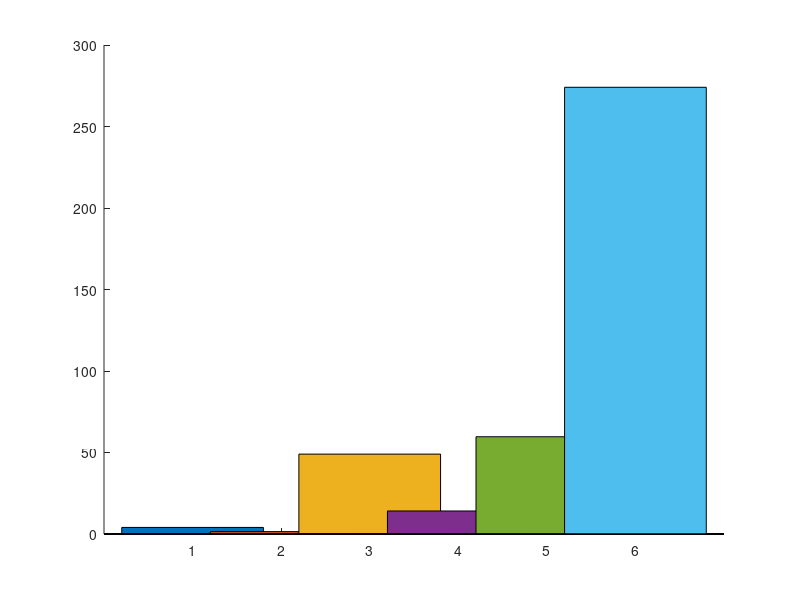

Here is the MATLAB script that generated this plot: (Note: this script raises an error after producing the figure.)
% Raaghav Lele, Zach Alles
% Date created: 10/19/2026
% Thermal Component Model 

clc
clear
close all

%% Part zero: Properties and geometry
fprintf("System Inputs/Output Analysis \n\n")
water_cp = 4184;       % J/(kg K)
water_rho = 1000;      % kg/m^3
sigma = 5.670374419e-8; % W/(m^2 K^4)

H = 0.50; % m
W = 0.33; % m
D = 0.30; % m

% Face order: rear, right, left, top, bottom
A_faces = [H*W; H*D; H*D; W*D; W*D];
Arad = sum(A_faces);   % 0.663 m^2

% Flat terrain; no body blockage, view factors
F_ground = [0.5; 0.5; 0.5; 0; 1];
F_sky = 1 - F_ground;

A_ground_weighted = sum(A_faces .* F_ground);
A_sky_weighted = sum(A_faces .* F_sky);

%% Metabolic input

load("MetData.mat")
Metabolic_rates = MetData.metrate; % Column vector, W
time = MetData.time;

% Preliminary assumption: all metabolic heat reaches cooling system
Q_electrical = 10; % average assumption
Q_internal = Metabolic_rates + Q_electrical;
fprintf("Average internal heat generation due to metabolic and electical sources is %.2f Watts\n",mean(Q_internal))


%% Environmental cases

% Idealized 2D Sun path, not a calculated Mars time history:
% 0 deg = Sun at rear horizon
% 90 deg = overhead
% 180 deg = Sun at front horizon
theta = linspace(0,180,181); % Row vector

% Optical properties
alpha_solar = 0.2;
epsilon_rad = 0.9; 
alpha_IR = epsilon_rad;

epsilon_ground = 0.95;
rho_ground = 0.2;   % average Martian ground albedo

% Environmental temperatures
T_ground = 235; % K; prescribed ground-temperature scenario
T_air = 210;    % K; prescribed air-temperature scenario
T_sky = 170;    % K; EFFECTIVE radiative sky temperature
T_Rad = 300;  % K; trial radiator surface temperature Assume Skin temp is 307 and delta of 5 K drop from skin to Radiator 

h = 1;         % W/(m^2 K); prescribed convection coefficient - Assumed from Hayman 2025 paper based on wind speed of 5 m/s


%% Direct solar heating

% Assumed direct-normal irradiance; from ASEN 5158 lecture notes
q_solar_DNI = 175; % W/m^2

A_rad_cross = H*W .* max(0, cosd(theta)) ...
            + W*D .* sind(theta); 

Q_solar = alpha_solar .* A_rad_cross .* q_solar_DNI;
fprintf("Direct normal incident Solar is %.2f Watts\n",mean(Q_solar))

%% Reflected solar heating: albedo

% Direct sunlight on horizontal ground; diffuse sunlight neglected
G_solar_ground = q_solar_DNI .* sind(theta);

Q_albedo = alpha_solar .* rho_ground .* ...
           G_solar_ground .* A_ground_weighted;
fprintf("Albedo is %.2f Watts\n",mean(Q_albedo))

%% Absorbed thermal infrared

% Ground emission only; reflected atmospheric IR neglected
Q_ground_IR_abs = alpha_IR * epsilon_ground * sigma * ...
                  T_ground^4 * A_ground_weighted;

fprintf("Ground IR is %.2f Watts\n",mean(Q_ground_IR_abs))

% Effective sky temperature represents incident sky IR
Q_sky_IR_abs = alpha_IR * sigma * ...
               T_sky^4 * A_sky_weighted;
fprintf("Sky IR is %.2f Watts\n",mean(Q_sky_IR_abs))

%% Heat leaving radiator

Q_conv = h * Arad * (T_Rad - T_air); % Signed: positive outward
fprintf("Heat lost to Atmospheric Convection assuming 5 m/s windspeed is %.2f Watts\n",Q_conv)

Q_IR_emit = epsilon_rad * sigma * Arad * T_Rad^4;
fprintf("IR emitted from  the radiator is %.2f Watts\n",Q_IR_emit)
fprintf("\n")

%% System balance

% Net heat that the radiator can remove from internal sources
% One value per solar-position case
Q_cooling_available = Q_IR_emit + Q_conv ...
                    - Q_solar - Q_albedo ...
                    - Q_ground_IR_abs - Q_sky_IR_abs;
fprintf("Average Cooling available is %.2f Watts\n",mean(Q_cooling_available))

Q_cooling_available_nowind = Q_cooling_available - Q_conv;
fprintf("Average Cooling available is %.2f Watts\n",mean(Q_cooling_available_nowind))
fprintf("\n")

% Plot I/O bar chart
IOs = [mean(Q_solar); mean(Q_albedo); mean(Q_ground_IR_abs); ...
       mean(Q_sky_IR_abs); Q_conv; Q_IR_emit];


labels = ["Incident Solar", "Albedo", "Ground IR", "Sky IR", ...
          "Convection Losses (wind)", "Radiator Output"];

colors = lines(numel(IOs));  % One distinct color per bar

figure()
hold on

for i = 1:numel(IOs)
    bar(i, IOs(i), ...
        "FaceColor", colors(i,:), ...
        "DisplayName", labels(i));
end

hold off
xticks(1:numel(IOs))
xticklabels(labels)
xtickangle(25)

xlabel("System Thermal Inputs and Outputs (average magnitude)")
ylabel("Watts")
title("Martian PLSS Thermal Inputs and Outputs Model")
legend("show", "Location", "northwest")
grid on


% Rows = metabolic samples; columns = solar-position cases
% Uses MATLAB implicit expansion
Q_shortfall = Q_internal - Q_cooling_available;

% Positive shortfall: additional cooling/storage required
% Negative shortfall: excess cooling capacity at prescribed T_Rad

% Gross IR emission required to balance each combination
Q_IR_required = Q_internal + Q_solar + Q_albedo ...
              + Q_ground_IR_abs + Q_sky_IR_abs - Q_conv;


% Calculate short fall in worst possible sun angle scenario
Q_shortfall_design = Metabolic_rates(:) ...
                   - min(Q_cooling_available);

% Cooling Shortfall across the EVA
figure
plot(time(:), Q_shortfall_design, 'LineWidth', 1.5);
yline(0, 'k--', 'Cooling capacity');

xlabel('EVA time [hr]');
ylabel('Cooling shortfall [W]');
title('Cooling shortfall across nominal EVA');
grid on

% Plot Heat loads at various sun angles
% unique sorts the rates and returns their original row indices
[metabolic_unique, idx] = unique(Metabolic_rates);
Q_unique = Q_shortfall(idx, :);

figure
contourf(metabolic_unique, theta, Q_unique.', ...
         30, 'LineColor', 'none');

hold on
contour(metabolic_unique, theta, Q_unique.', ...
        [0 0], 'k', 'LineWidth', 2);

cb = colorbar;
cb.Label.String = 'Cooling shortfall [W]';

xlabel('Metabolic heat load [W]');
ylabel('Idealized Sun-path angle [deg]');
title('Cooling shortfall versus metabolic load and Sun angle');
colormap(turbo)
grid on



%% Part two: Heat Transport and Mass Flow 
% This section will follow that heat acquisition section and the results
% from the previous section will be used as an input. Heat that is lost or
% created through pipe flow will be modeled. Things such as heat loss through an insulation layer,
% major and minor presssure losses, and laminar v turbulent flow will be
% modeled. Heat added/lost through pumps and valves will be considered

%%%%%%%%%%%%%%%%%%%%%%%%%%%%%%%%%%%%%%%%%%%%%%%%%%%%%%%%%%%%%%%%%%%%%%%%%%%
% Assumptions:
% - Air in the PLSS is between 12-30 deg C. Air blows in around 30C and
%   is cooled and then is passed back into the PLSS at 22 deg C
%%%%%%%%%%%%%%%%%%%%%%%%%%%%%%%%%%%%%%%%%%%%%%%%%%%%%%%%%%%%%%%%%%%%%%%%%%%

% Heat Pipes (Interface between HEX and Radiator shell



%% Heat Pipe sizing
% Assumptions
% We are aiming for a delta T across the heat pipe evaporator wall to the
% radiator of about 3 deg K. So T_evap ~= 303K if T_rad = 300 which is what
% our I/O model used.
%  This entail buidling a resistance network of
% the evaporator section, the condensor section, and any bonding resistance
% to the shell. If we assume ideal bonding of the integrated saddle/HP, we
% can assume R bonding goes to zero. 
%
% The conductance values of the evaporator and condensor of the ammonia
% heat pipes are pulled from the graphs in source THE doc

N_loops = 5;                                    % # of heat pipes
Q_transport = min(Q_cooling_available);         % W; selected heat transport requirement
DeltaT_allow = 3;                               % K, design selection 

Q_pipe = Q_transport / N_loops;

pipe_diameters = [9.5; 12.7; 15.9]; %mm
Cprime_e = [120; 160; 200]; % W/mK Evaporator Conductance 
Cprime_c = [157; 214; 276]; % W/mK Condensor Conductance
pipe_lengths = linspace(0,1,101); % m
evap_length = 0.25*ones(1,101);%m about 12.5 cm
condensor_length = pipe_lengths-evap_length; % m

T_rad = 300; % Deg K which gives a drop of 5 deg from aveage skin temp 307k

% Calculate resistances including of the evaporator, condensor, and the
% bonds
R_evaporator = 1 ./ (Cprime_e .* evap_length); % Thermal resistance of the evaporator of the heat pipe
R_condensor = 1 ./ (Cprime_c .* condensor_length); % Thermal resistance of the condensor portion of HP

% Resistance of the adhesive bond (if selected)
% Integral pipe/flange, initially neglecting metal spreading resistance
b_contact = 20e-3;      % m; actual flat bonded width
L_contact = pipe_lengths;     % m
t_bond = 0.2e-3;       % m; thickness of adhesive
k_bond = 1;            % W/(m K); illustrative

A_contact = b_contact .* condensor_length;
R_attachment = t_bond ./ (k_bond .* A_contact);
R_bonds = [R_attachment; R_attachment; R_attachment];

Delta_T_sizing_options = Q_pipe.*(R_evaporator + R_condensor + R_bonds);
Delta_T_sizing_options_ideal = Q_pipe*(R_evaporator + R_condensor);

% Plot the results assuming an adhesive bond (Adds resistance to the
% network)
figure()
hold on
plot(condensor_length,Delta_T_sizing_options(1,:))
plot(condensor_length,Delta_T_sizing_options(2,:))
plot(condensor_length,Delta_T_sizing_options(3,:))
title('Heat-pipe temperature-drop sizing - Adhesive Bonding')
xlabel("Condensor Length [m]")
ylabel('Evaporator-wall to radiator temperature drop [K]')
legend('9.5 mm Diameter','12.7 mm Diameter','15.9 mm Diameter')
ylim([0 7])
xlim([0 .8])
grid on
hold off

% Plot the results assuming an ideal bond

figure()
hold on
plot(condensor_length,Delta_T_sizing_options_ideal(1,:))
plot(condensor_length,Delta_T_sizing_options_ideal(2,:))
plot(condensor_length,Delta_T_sizing_options_ideal(3,:))
title('Heat-pipe temperature-drop sizing - Ideally bonded')
xlabel("Condensor Length [m]")
ylabel('Evaporator-wall to radiator temperature drop [K]')
legend('9.5 mm Diameter','12.7 mm Diameter','15.9 mm Diameter')
ylim([0 7])
xlim([0 .8])
grid on
hold off

%% Condesing Heat Exchanger (Water/Air - RH)

%% Freezable Heat Exchanger (Nitrogen/Water - Thermal)
% Assumptions
% T_LCG = 307K ~ Skin temp
% We want
% Q_HEX must match the Q_tranport which is the effective max load of
% cooling available given environmental conditions
% We also want the delta T across the HEX to be about 2 deg K
rho_water = 1000; %g/cm^3
Q_Hex = Q_transport;
T_LCG = 307;

cp_water = 4180;              % J/(kg K)
Q_CHE = 80;                    % W; assumed heat added to water

T_w_in = T_LCG; % Assumed/Designed for
T_evap_surface = 303; % Assumed/Design parameter

mdot_HEX = linspace(5/3600,90/3600,384); % kg/s
T_w_out = T_w_in - Q_Hex./(mdot_HEX.*cp_water);

% Log Mean Temperature Difference through HEX
DT_in = T_w_in - T_evap_surface;
DT_out = T_w_out - T_evap_surface;

% Filter out values that are negative
feasible = DT_out > 0;
Del_T_lm = nan(size(mdot_HEX));
Del_T_lm(feasible) = ...
    (DT_in - DT_out(feasible)) ./ ...
    log(DT_in ./ DT_out(feasible));

R_we_allowable = Del_T_lm/Q_Hex; % K/W


N_water = linspace(1,48*8,384);                % Number of water channels
D_water = 0.001;                            % m Assumed 1 mm hole
L_water = 0.25;                             % m
k_water = 0.62;                             % W/(m K), at 34degC
k_Cu = 400;                                 % W/(m K)
mu_water = 0.80e-3;                         % dynamic viscosity Pa*s = kg/(m*s), water at approximately 30°C

% Check Reynolds number of each pipe to determine flow characteristics
mdot_each = mdot_HEX./N_water;              % mdot of each channel
A_flow_each = pi*D_water^2/4;               % Area of each pipe
v_each = mdot_each/(rho_water*A_flow_each); % velocity of each pipe
Re = rho_water*v_each*D_water/mu_water;     % Reynolds # of each pipe

% Calc thermal resistance of force convection pipes
Nu = 3.66;                                  % fully developed laminar approximation
h_water = Nu*k_water/D_water;               % heat transfer coefficient for convection through the water pipes

A_wetted = N_water.*pi.*D_water.*L_water;      % Contact Area of the pipe in the HEX 
R_conv = 1./(h_water*A_wetted);              % Convective Resistance in the HEX

% Thickness of copper for modeling resistance
t_eff = [1; 3; 5; 10]*1e-3;  % m            % These are sensitivity cases, not dimensions validated from the sketch.
% Retain the previous area assumption for this sensitivity study.
% Actual effective conduction area is geometry-dependent.
A_eff = A_wetted;             % row vector across channel counts

R_Cu = t_eff./(k_Cu.*A_eff);
% Other Resistances not modeled. 
% Heat Pipe Contact Resistance
% Copper spreading resistance

for i=1:length(t_eff)

    R_total = R_conv + R_Cu(i,:);
    U_A = 1./R_total;             % rows = thickness cases
    
    %U_A = 1./R_conv;                             % overallHeat Tran Coefficient
    
    % First flow rate giving T_w_out > T_evap_surface
    idx_flow = find(feasible, 1, 'first');
    
    if isempty(idx_flow)
        error('No flow rate in the sweep is physically feasible.');
    end
    
    
    mdot_min = mdot_HEX(idx_flow);
    U_A_min = Q_Hex/Del_T_lm(idx_flow);
    
    fprintf('First feasible sampled flow: %.2f kg/h\n', mdot_min*3600);
    fprintf('Required UA at that flow: %.2f W/K\n', U_A_min);
    
   idx_channels_min = find(U_A >= U_A_min, 1, 'first');

    N_water_min = NaN;
    if ~isempty(idx_channels_min)
        N_water_min = ceil(N_water(idx_channels_min));
    end
    fprintf('Minimum: %.2f 1mm diameter channels \n', N_water_min)
    
    
    U_A_design_min = Q_Hex/Del_T_lm(end);
    
    idx = find(U_A >= U_A_design_min, 1, 'first');
    
    if isempty(idx)
        error('No channel count meets the required UA.');
    else
        N_water_design = ceil(N_water(idx));
    end
    
    
    figure()
    plot(N_water,U_A,"linewidth",2)
    title(sprintf('HEX Conductance — Effective Copper Thickness: %.0f mm', ...
    t_eff(i)*1000))
    xlabel("Number of 1mm diameter water channels")
    ylabel('Overall Thermal Conductance, UA [W/K]')
    if isfinite(N_water_min)
    xline(N_water_min, '--y', ...
        sprintf('Minimum-flow case: %d channels', N_water_min), ...
        'LabelOrientation', 'horizontal', ...
        'LabelVerticalAlignment', 'bottom');
    end
    xline(N_water_design, '--c', ...
    sprintf('%.1f kg/h design: %d channels', ...
        mdot_HEX(end)*3600, N_water_design), ...
    'LabelOrientation', 'horizontal', ...
    'LabelVerticalAlignment', 'top');
    grid on

end

fprintf('Hex Design Mass Flow Rate: %.2f kg/h\n', mdot_HEX(end)*3600);
fprintf('Hex exit water temperature: %.2f kg/h\n', T_w_out(end));
fprintf('Hex exit water temperature: %.2f kg/h\n', T_w_out(end));




% Design consideration:
% We want to optimize the HEX to have a 4 deg Temp drop to ensure that the
% radiator can stay as hot as possible which increases efficiency.
% Therefore we need to increase the number of water channels to reduce the
% resistance of the convection through the HEX.  





% Ignoring CHE for now

% mdot_total = 90/3600;          % kg/s; example TOTAL HEX flow
% f_CHE = 0.20;                  % illustrative flow fraction, not selected sizing
% 
% mdot_CHE = f_CHE * mdot_total;
% mdot_LCG = (1 - f_CHE) * mdot_total;
% 
% % Supply these temperatures from your model:
% T_HEXw_out = T_LCG - Q_Hex/(mdot_total *cp_water); %cold water leaving HEX [K]
% T_LCG_out = 307; %warm water leaving LCG [K]
% 
% T_CHE_out = T_HEX_out + Q_CHE/(mdot_CHE*cp_water);
% 
% T_HEX_in = ...
%     (mdot_LCG*T_LCG_out + mdot_CHE*T_CHE_out)/mdot_total;
% 
% Q_HEX = mdot_total*cp_water*(T_HEX_in - T_HEX_out);


%% Pipe Flow (Convective losses in the PLSS)

%% Pumps (Account for frictional and heating effects from the pump)

%% Valves (Minimal)

%% Air Warmer

%% Part three: Heat Rejection [Zach Alles]
% The results from the previous section will be used at inputs fro this
% section. Heat that is trasnferred from the pipes to our radiator
% will be modeled. Thereafter, 1D heat transfer will be applied across the
% radiator, and the radiative, conductive, and convective heat rejection
% into the Martian atmosphere will be measured. 

% Back Radiator Rejection

% Suit Radiator Rejection

%% Part four: Analysis [Raaghav Lele]
% After part 3, The remaining values will be the temperature of the water 
% after the entire process is done, and the time taken to complete the loop
% from part 1 thru 3. The entire process will be iterative and will see if
% the heat rejection rate and system durability will last a full 8 hour EVA
